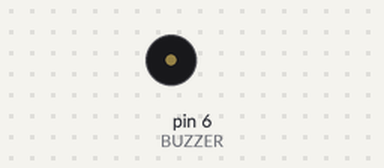
A sketch run on a simulated Arduino Uno, built with avr-gcc and run on an emulated ATmega328P. On the bench: buzzer (waves = sounding).

Above: at 0.6 s.
Timing chart, 0 to 3.0 s (numbered marks = the images above):
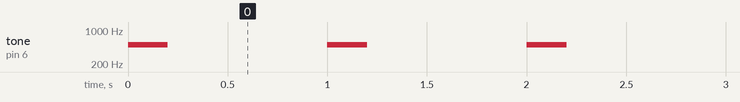

The sketch:

MotionMoteJustSpeaker.ino
```cpp
// This program will beep every .5 seconds for a duration of 200ms.

#define BUZZER         6
#define LED            5
#define MOTION_PIN     3  // D3
#define DEBUGln(input) {Serial.println(input); delay(1);}
int pirVal = LOW;

// the setup function runs once when you press reset or power the board
void setup() {
  Serial.begin(9600);
  pinMode(BUZZER, OUTPUT);
}

// the loop function runs over and over again forever
void loop() {
  tone(BUZZER, 500, 200); //4200
  delay(1000);                       // wait for a second
}
```

Measured:
- by itself, tone on pin 6 (BUZZER): alternates 500 Hz for 0.20 s and silent for 0.80 s
